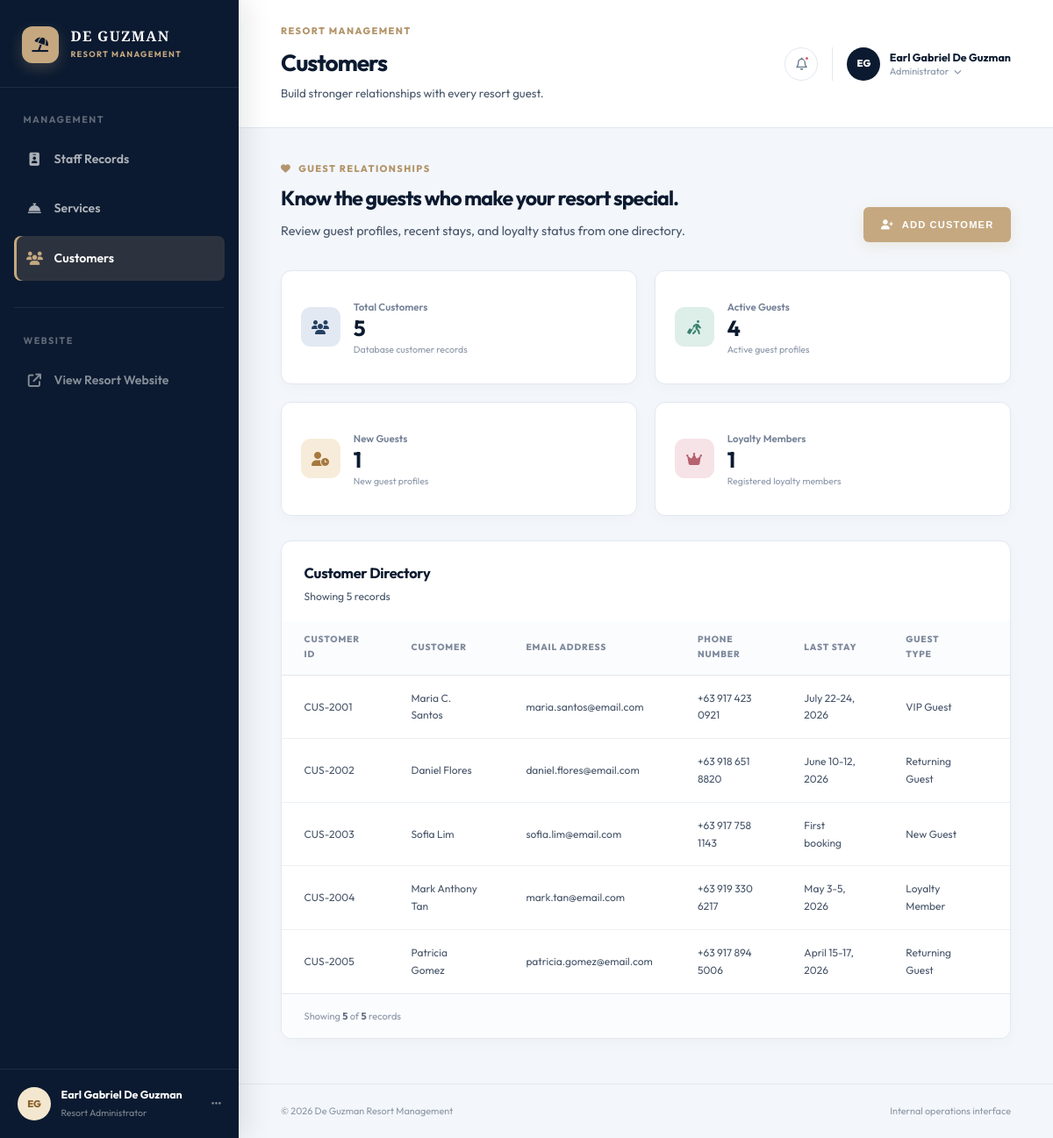
Page /admin/customers.php on the committed database.
### tables this page shows
CREATE TABLE IF NOT EXISTS customers (
    customer_id VARCHAR(20) PRIMARY KEY,
    name VARCHAR(100) NOT NULL,
    email VARCHAR(100) NOT NULL UNIQUE,
    phone VARCHAR(30) NOT NULL,
    last_stay VARCHAR(50) NOT NULL,
    guest_type VARCHAR(50) NOT NULL,
    status ENUM('Active', 'Inactive') NOT NULL
);

### admin/includes/record-renderer.php (the view, shortened to what this page needs)
<?php
function renderRecords(string $entityName, array $columns, array $records): void
{
    $recordCount = count($records);
    ?>
    <section class="data-panel">
        <div class="panel-heading">
            <div>
                <h2><?php echo htmlspecialchars($entityName, ENT_QUOTES, 'UTF-8'); ?> Directory</h2>
                <p>
                    Showing <?php echo $recordCount; ?>
                    <?php echo $recordCount === 1 ? 'record' : 'records'; ?>
                </p>
            </div>
        </div>
        <?php if ($recordCount === 0): ?>
            <p class="records-empty">No records are currently available.</p>
        <?php else: ?>
            <div class="table-scroll">
                <table class="records-table records-table-generic">
                    <thead>
                        <tr>
                            <?php foreach ($columns as $label): ?>
                                <th scope="col"><?php echo htmlspecialchars($label, ENT_QUOTES, 'UTF-8'); ?></th>
                            <?php endforeach; ?>
                        </tr>
                    </thead>
                    <tbody>
                        <?php foreach ($records as $record): ?>
                            <tr>
                                <?php foreach ($columns as $key => $label): ?>
                                    <td>
                                        <?php
                                        $value = $record[$key] ?? '';
                                        echo htmlspecialchars((string) $value, ENT_QUOTES, 'UTF-8');
                                        ?>
                                    </td>
                                <?php endforeach; ?>
                            </tr>
                        <?php endforeach; ?>
                    </tbody>
                </table>
            </div>
        <?php endif; ?>
        <div class="table-footer">
            <p>
                Showing <strong><?php echo $recordCount; ?></strong>
                of <strong><?php echo $recordCount; ?></strong>
                <?php echo $recordCount === 1 ? 'record' : 'records'; ?>
            </p>
        </div>
    </section>
    <?php
}

### admin/includes/admin-head.php (shortened to what this page needs)
<?php
$page_heading = $page_heading ?? 'Resort Management';
$page_description = $page_description ?? 'Manage your resort operations in one place.';
$active_page = $active_page ?? '';
?>
<!DOCTYPE html>
<html lang="en">
<head>
    <link rel="stylesheet" href="https://cdnjs.cloudflare.com/ajax/libs/font-awesome/6.4.0/css/all.min.css">
    <link rel="stylesheet" href="../css/style.css">
    <link rel="stylesheet" href="css/admin.css">
</head>
<body class="admin-body">
    <div class="admin-shell">
        <?php include __DIR__ . '/sidebar.php'; ?>
        <div class="admin-panel">
            <?php include __DIR__ . '/topbar.php'; ?>
            <main class="admin-content">

### admin/includes/sidebar.php (shortened to what this page needs)
<?php
$management_links = [
    'staff' => ['label' => 'Staff Records', 'href' => 'staff-records.php', 'icon' => 'fa-id-badge'],
    'services' => ['label' => 'Services', 'href' => 'services.php', 'icon' => 'fa-bell-concierge'],
    'customers' => ['label' => 'Customers', 'href' => 'customers.php', 'icon' => 'fa-users'],
];
?>
<aside class="admin-sidebar" aria-label="Management navigation">
    <div class="sidebar-brand">
        <a href="staff-records.php" class="sidebar-logo" aria-label="De Guzman Resort management">
            <span class="sidebar-logo-mark"><i class="fa-solid fa-umbrella-beach"></i></span>
            <span><strong>DE GUZMAN</strong><small>RESORT MANAGEMENT</small></span>
        </a>
    </div>
    <div class="sidebar-menu">
        <p class="sidebar-label">Management</p>
        <nav>
            <ul class="sidebar-nav">
                <?php foreach ($management_links as $key => $link): ?>
                    <li>
                        <a href="<?php echo $link['href']; ?>" class="sidebar-link <?php echo $active_page === $key ? 'active' : ''; ?>">
                            <i class="fa-solid <?php echo $link['icon']; ?>"></i>
                            <span><?php echo $link['label']; ?></span>
                        </a>
                    </li>
                <?php endforeach; ?>
            </ul>
        </nav>
        <div class="sidebar-divider"></div>
        <p class="sidebar-label">Website</p>
        <a href="../index.php" class="sidebar-link sidebar-link-muted">
            <i class="fa-solid fa-arrow-up-right-from-square"></i>
            <span>View Resort Website</span>
        </a>
    </div>
    <div class="sidebar-user">
        <span class="avatar avatar-gold">EG</span>
        <div>
            <strong>Earl Gabriel De Guzman</strong>
            <small>Resort Administrator</small>
        </div>
        <i class="fa-solid fa-ellipsis"></i>
    </div>
</aside>

### admin/includes/topbar.php (shortened to what this page needs)
<header class="admin-topbar">
    <div class="topbar-page-title">
        <div>
            <p class="eyebrow">Resort Management</p>
            <h1><?php echo htmlspecialchars($page_heading); ?></h1>
            <p class="topbar-description"><?php echo htmlspecialchars($page_description); ?></p>
        </div>
    </div>
    <div class="topbar-actions">
        <button type="button" class="icon-button notification-button" aria-label="Notifications">
            <i class="fa-regular fa-bell"></i>
            <span class="notification-dot"></span>
        </button>
        <div class="topbar-profile">
            <span class="avatar avatar-primary">EG</span>
            <div class="topbar-profile-copy">
                <strong>Earl Gabriel De Guzman</strong>
                <span>Administrator <i class="fa-solid fa-chevron-down"></i></span>
            </div>
        </div>
    </div>
</header>

### admin/customers.php (shortened to what this page needs)
<?php
$page_heading = 'Customers';
$page_description = 'Build stronger relationships with every resort guest.';
$active_page = 'customers';
require_once __DIR__ . '/../config/database.php';
require_once __DIR__ . '/includes/record-renderer.php';
$customerColumns = [
    'customer_id' => 'Customer ID',
    'name' => 'Customer',
    'email' => 'Email Address',
    'phone' => 'Phone Number',
    'last_stay' => 'Last Stay',
    'guest_type' => 'Guest Type',
    'status' => 'Status',
];
$customerRecords = $pdo->query(
    'SELECT customer_id, name, email, phone, last_stay, guest_type, status
     FROM customers
     ORDER BY customer_id'
)->fetchAll();
$customerSummary = $pdo->query(
    "SELECT
        COUNT(*) AS total_customers,
        SUM(status = 'Active') AS active_customers,
        SUM(guest_type = 'New Guest') AS new_customers,
        SUM(guest_type = 'Loyalty Member') AS loyalty_members
     FROM customers"
)->fetch();
$totalCustomers = (int) $customerSummary['total_customers'];
$activeCustomers = (int) $customerSummary['active_customers'];
$newCustomers = (int) $customerSummary['new_customers'];
$loyaltyMembers = (int) $customerSummary['loyalty_members'];
include __DIR__ . '/includes/admin-head.php';
?>
<section class="management-page-header">
    <div>
        <p class="section-kicker"><i class="fa-solid fa-heart"></i> Guest relationships</p>
        <h2>Know the guests who make your resort special.</h2>
        <p>Review guest profiles, recent stays, and loyalty status from one directory.</p>
    </div>
    <button type="button" class="btn btn-primary admin-primary-button">
        <i class="fa-solid fa-user-plus"></i> Add Customer
    </button>
</section>
<section class="stats-grid" aria-label="Customer summary">
    <article class="stat-card">
        <div class="stat-icon stat-icon-primary"><i class="fa-solid fa-users"></i></div>
        <div><span>Total Customers</span><strong><?php echo $totalCustomers; ?></strong><small>Database customer records</small></div>
    </article>
    <article class="stat-card">
        <div class="stat-icon stat-icon-success"><i class="fa-solid fa-person-walking-luggage"></i></div>
        <div><span>Active Guests</span><strong><?php echo $activeCustomers; ?></strong><small>Active guest profiles</small></div>
    </article>
    <article class="stat-card">
        <div class="stat-icon stat-icon-gold"><i class="fa-solid fa-user-clock"></i></div>
        <div><span>New Guests</span><strong><?php echo $newCustomers; ?></strong><small>New guest profiles</small></div>
    </article>
    <article class="stat-card">
        <div class="stat-icon stat-icon-rose"><i class="fa-solid fa-crown"></i></div>
        <div><span>Loyalty Members</span><strong><?php echo $loyaltyMembers; ?></strong><small>Registered loyalty members</small></div>
    </article>
</section>
<?php renderRecords('Customer', $customerColumns, $customerRecords); ?>
<?php include __DIR__ . '/includes/admin-footer.php'; ?>

### admin/includes/admin-footer.php
            </main>
            <footer class="admin-footer">
                <p>&copy; <?php echo date('Y'); ?> De Guzman Resort Management</p>
                <p>Internal operations interface</p>
            </footer>
        </div>
    </div>
</body>
</html>

### css/style.css (style rules this page uses)
:root { --color-primary: #0b1a30; --color-accent: #c5a880; --color-accent-hover: #b3956b; --color-dark: #071222; --color-light: #f8fafc; --color-body: #475569; --color-white: #ffffff; --color-border: #e2e8f0; --font-heading: 'Playfair Display', serif; --font-body: 'Outfit', sans-serif; --transition: all 0.4s cubic-bezier(0.16, 1, 0.3, 1); --shadow-sm: 0 4px 10px rgba(15, 26, 48, 0.03); --shadow-md: 0 12px 30px rgba(15, 26, 48, 0.06); --shadow-lg: 0 22px 50px rgba(15, 26, 48, 0.12); --border-radius: 12px; --border-radius-sm: 6px; }
* { margin: 0; padding: 0; box-sizing: border-box; }
html { scroll-behavior: smooth; }
body { font-family: var(--font-body); line-height: 1.65; color: var(--color-body); background-color: var(--color-white); -webkit-font-smoothing: antialiased; }
h1, h2, h3, h4 { font-family: var(--font-heading); color: var(--color-primary); font-weight: 700; margin-bottom: 1rem; }
a { text-decoration: none; color: inherit; transition: var(--transition); }
ul { list-style: none; }
.btn { display: inline-flex; align-items: center; justify-content: center; padding: 0.9rem 2.2rem; font-size: 0.8rem; font-weight: 600; text-transform: uppercase; letter-spacing: 0.1em; border-radius: var(--border-radius-sm); cursor: pointer; border: 2px solid transparent; transition: var(--transition); }
.btn-primary { background-color: var(--color-accent); color: var(--color-white); box-shadow: 0 4px 15px rgba(197, 168, 128, 0.2); }

### rows in the picture
customers: customer_id "CUS-2001", name "Maria C. Santos", email "maria.santos@email.com", phone "+63 917 423 0921", last_stay "July 22-24, 2026", guest_type "VIP Guest"
customers: customer_id "CUS-2002", name "Daniel Flores", email "daniel.flores@email.com", phone "+63 918 651 8820", last_stay "June 10-12, 2026", guest_type "Returning Guest"
customers: customer_id "CUS-2003", name "Sofia Lim", email "sofia.lim@email.com", phone "+63 917 758 1143", last_stay "First booking", guest_type "New Guest"
customers: customer_id "CUS-2004", name "Mark Anthony Tan", email "mark.tan@email.com", phone "+63 919 330 6217", last_stay "May 3-5, 2026", guest_type "Loyalty Member"
customers: customer_id "CUS-2005", name "Patricia Gomez", email "patricia.gomez@email.com", phone "+63 917 894 5006", last_stay "April 15-17, 2026", guest_type "Returning Guest"

### other values in the picture
$link['label'] "Staff Records"
$link['label'] "Services"
$link['label'] "Customers"
$page_heading "Customers"
$page_description "Build stronger relationships with every resort guest."
$totalCustomers "5"
$activeCustomers "4"
$newCustomers "1"
$loyaltyMembers "1"
$entityName "Customer"
$recordCount "5"
$label "CUSTOMER ID"
$label "CUSTOMER"
$label "EMAIL ADDRESS"
$label "PHONE NUMBER"
